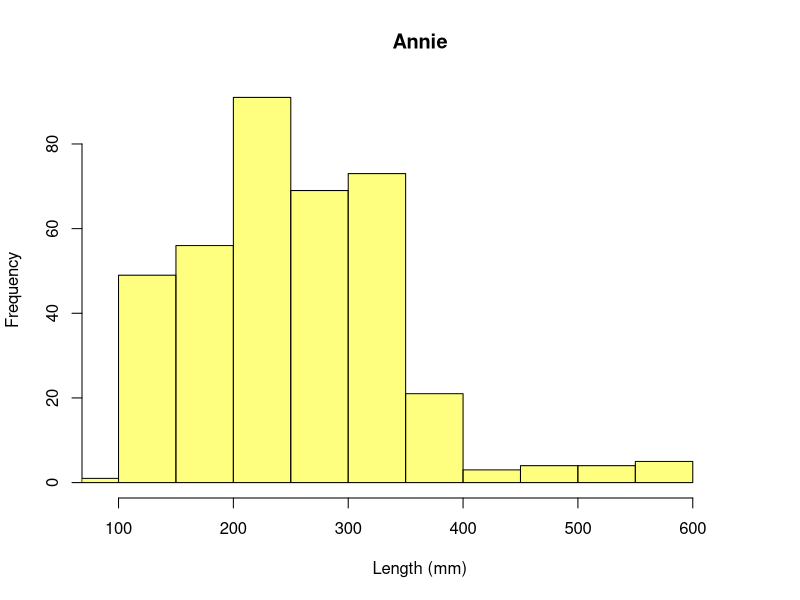
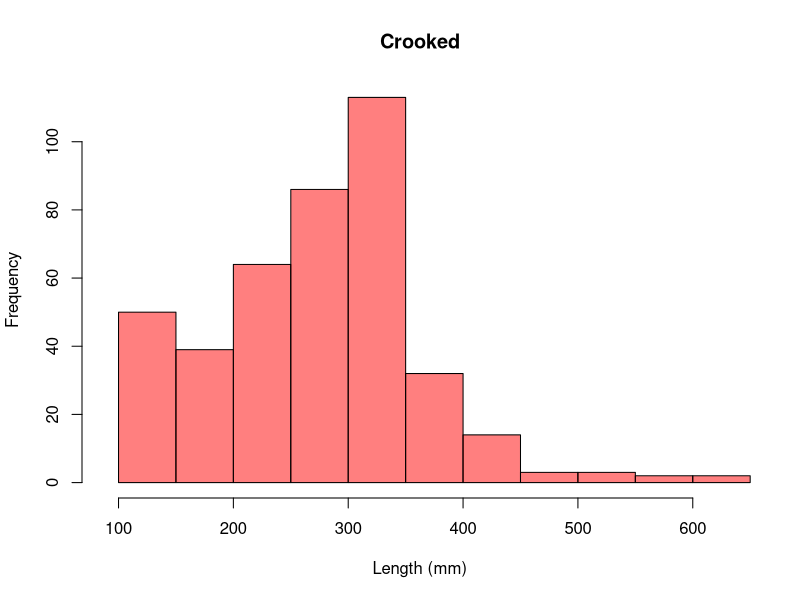
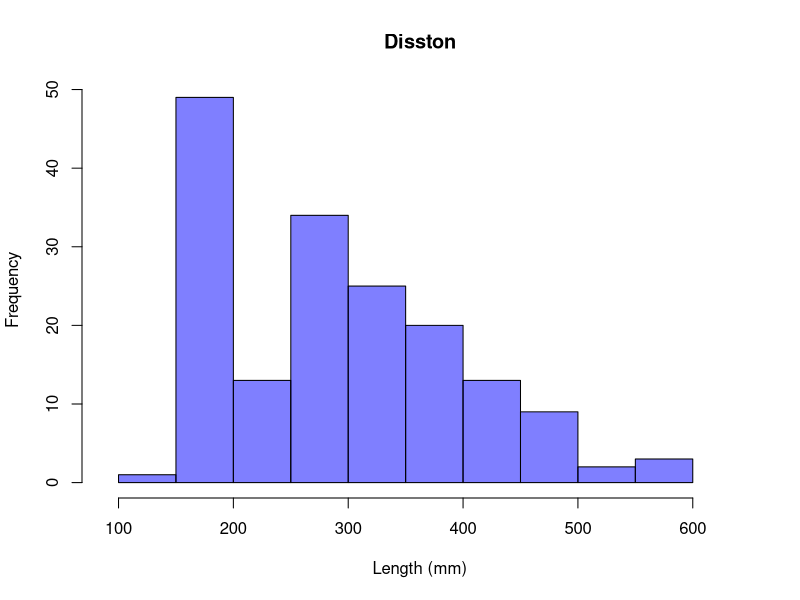
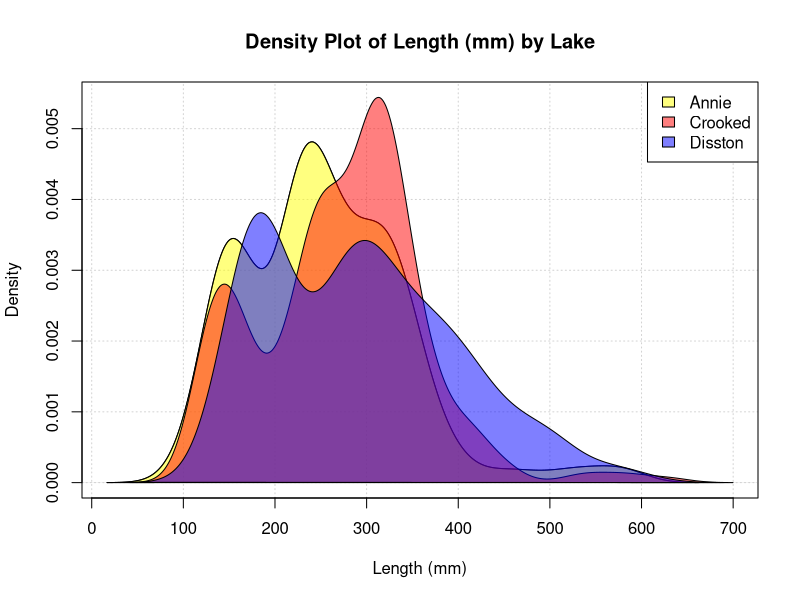

Write R code to recreate these figures, in order.
## ---- chunk 1
setwd("/workspaces/schooling/population_dynamics/lab_1/") 
lfdata <- read.table("data/LMB_size_structure.txt", header=T, sep="") 
head(lfdata)
## ---- chunk 2
# a nice function from Prof. Siders
col2rgbA<-function(color,transparency)
{
  rgb(t(col2rgb(color))/255,alpha=transparency) 
}

# get colors for our lakes (Annie, Crooked, and Disston)
col.lk <- col2rgbA(c('yellow','red','blue'), 0.5)
## ---- chunk 3
with(
    lfdata, {
        xlim=range(TL)
        hist(
            TL[Lake=="ANN"], main="Annie", col=col.lk[1],
            xlim=xlim, xlab="Length (mm)"
        )
        hist(
            TL[Lake=="CRO"], main="Crooked", col=col.lk[2],
            xlim=xlim, xlab="Length (mm)"
        )
        hist(
            TL[Lake=="DIS"], main="Disston", col=col.lk[3],
            xlim=xlim, xlab="Length (mm)"
        )
    }
)
## ---- chunk 4
with(
    lfdata, {
        densAnn <- density(TL[Lake=="ANN"])
        densCro <- density(TL[Lake=="CRO"])
        densDis <- density(TL[Lake=="DIS"])
        xlim <- range(densAnn$x, densCro$x, densDis$x)
        ylim <- range(densAnn$y, densCro$y, densDis$y)
        plot(
            densAnn, xlim=xlim, ylim=ylim, xlab="Length (mm)",
            main="Density Plot of Length (mm) by Lake",
            panel.first = grid() 
        )
        polygon(densAnn, density=-1, col=col.lk[1])
        polygon(densCro, density=-1, col=col.lk[2])
        polygon(densDis, density=-1, col=col.lk[3])
    }
)
legend("topright", legend=c("Annie","Crooked","Disston"),
       fill=col.lk)
## ---- chunk 5
lfdata$sizegrp <- cut(
    lfdata$TL, breaks=c(0, 200, 300, 380, 450, Inf),
    labels=c("S","Q","P","M","T"), right=FALSE
)
head(lfdata)
## ---- chunk 6
size_groups_by_lake <- xtabs(~sizegrp+Lake, data=lfdata)
size_groups_by_lake
## ---- chunk 7
prop_by_lake <- prop.table(size_groups_by_lake, margin=2)
prop_by_lake
## ---- chunk 8
size_groups <- xtabs(~sizegrp, data=lfdata)
size_groups
## ---- chunk 9
prop_overall <- prop.table(size_groups)
prop_overall
## ---- chunk 10
sweep(prop_by_lake, 1, prop_overall, "-")
## ---- chunk 11
chisq.test(lfdata$Lake, lfdata$sizegrp) 
## ---- chunk 12
arr <- c("ANN", "CRO") 
chisq.test(
    lfdata$Lake[lfdata$Lake %in% arr ], 
    lfdata$sizegrp[lfdata$Lake %in% arr ])
## ---- chunk 13
arr <- c("ANN", "DIS") 
chisq.test(
    lfdata$Lake[lfdata$Lake %in% arr ], 
    lfdata$sizegrp[lfdata$Lake %in% arr ])
## ---- chunk 14
arr <- c("CRO", "DIS")
chisq.test(
    lfdata$Lake[lfdata$Lake %in% arr ], 
    lfdata$sizegrp[lfdata$Lake %in% arr ])
## ---- chunk 15
arr <- c("ANN", "CRO") 
ks.test(
    as.integer(factor(lfdata$Lake[lfdata$Lake %in% arr ], levels=arr)), 
    as.integer(lfdata$sizegrp[lfdata$Lake %in% arr ])
)
## ---- chunk 16
arr <- c("ANN", "DIS") 
ks.test(
    as.integer(factor(lfdata$Lake[lfdata$Lake %in% arr ], levels=arr)), 
    as.integer(lfdata$sizegrp[lfdata$Lake %in% arr ])
)
## ---- chunk 17
arr <- c("CRO", "DIS")
ks.test(
    as.integer(factor(lfdata$Lake[lfdata$Lake %in% arr ], levels=arr)), 
    as.integer(lfdata$sizegrp[lfdata$Lake %in% arr ])
)
